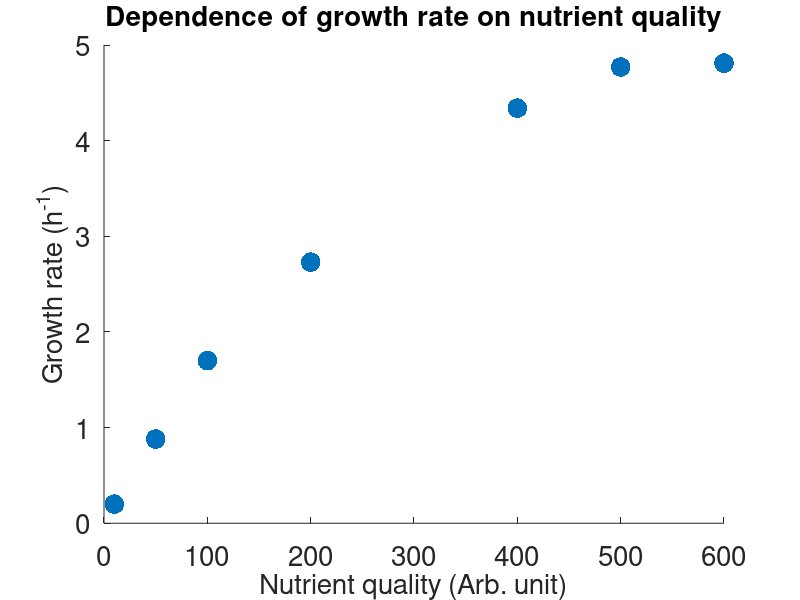

Reproduce this figure in MATLAB.
scatter([10 50 100 200 400 500 600], [0.2, 0.88, 1.70, 2.73, 4.34, 4.77, 4.81], 200, 'filled')
set(gca,'fontsize',20)
title('Dependence of growth rate on nutrient quality', 'FontSize', 20);
xlabel('Nutrient quality (Arb. unit)', 'FontSize', 20);
ylabel('Growth rate (h^-^1)', 'FontSize', 20);